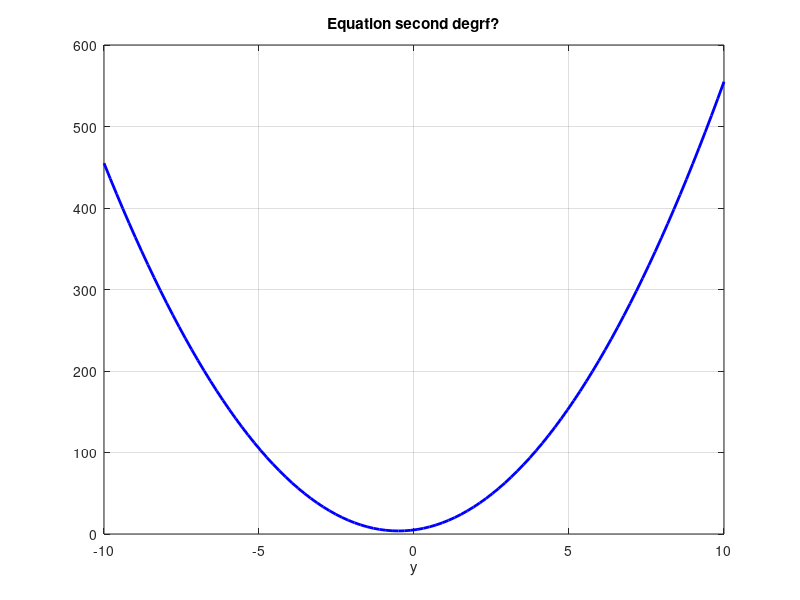

Reproduce this figure in MATLAB.
% Programme MATLAB pour r?soudre une ?quation quadratique ax^2 + bx + c = 0

% Demander ? l'utilisateur de saisir les coefficients a, b et c
a = input('Entrez le coefficient a : ');
b = input('Entrez le coefficient b : ');
c = input('Entrez le coefficient c : ');

% Calculer le discriminant (delta)
delta = b^2 - 4*a*c;

% D?terminer le nombre de racines et les calculer
if delta > 0
    % Deux racines r?elles distinctes
    x1 = (-b + sqrt(delta)) / (2*a);
    x2 = (-b - sqrt(delta)) / (2*a);
    fprintf('Les racines sont r?elles et distinctes : x1 = %f, x2 = %f\n', x1, x2);
elseif delta == 0
    % Une racine r?elle double
    x = -b / (2*a);
    fprintf('La racine est r?elle et double : x = %f\n', x);
else
    % Racines complexes conjug?es
    realPart = -b / (2*a);
    imagPart = sqrt(-delta) / (2*a);
    fprintf('Les racines sont complexes conjug?es : \n');
    fprintf('x1 = %f + %fi\n', realPart, imagPart);
    fprintf('x2 = %f - %fi\n', realPart, imagPart);
end

%vecteur valeur
xv = linspace(-10,10,100);
%y 
vy = a*xv.^2 + b*xv+c;

plot(xv,vy, 'b-','LineWidth',2); % sp?cifie une ligne en bleu
xlabel('x');
xlabel('y');
title('Equation second degrf?');
grid on; %afficher la grille
